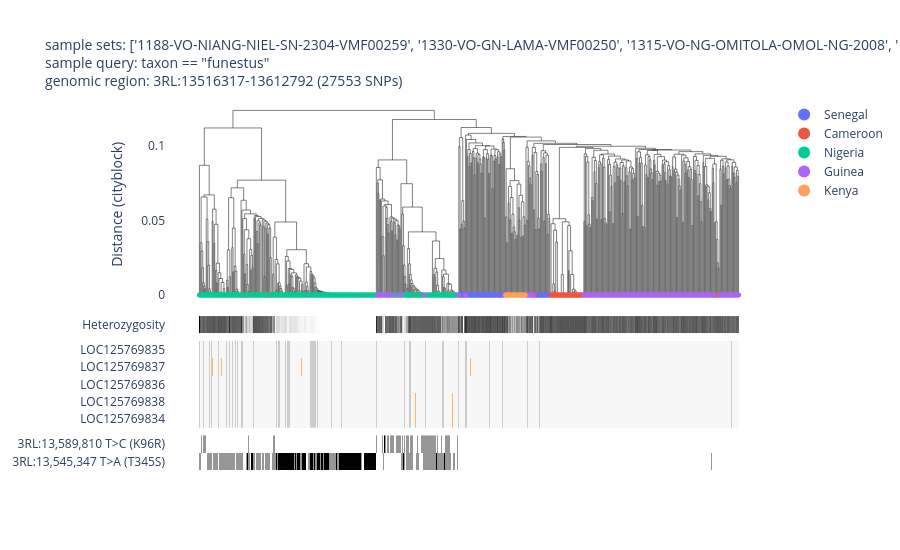

The code cell stored with this chart in its notebook:
### Code cell
af1.plot_diplotype_clustering_advanced(
    region="3RL:13516317-13612792",        
    cnv_region="3RL:13516317-13612792", 
    snp_transcript="LOC125769835_t1",            
    sample_sets=sample_sets,  
    sample_query='taxon == "funestus"',                         
    site_mask="funestus",                     
    linkage_method="complete",                 
    color="country",  
)

### Figure 1 — Plotly figure (JSON) as saved in the notebook; plotly's stock layout.template omitted (floating-point values rounded to 4 significant figures; data arrays with more than 128 entries replaced by an {"elided": "..."} marker saying what was removed)
{"data": [{"hovertemplate": "x=%{x}<br>y=%{y}<extra></extra>", "legendgroup": "", "line": {"color": "black", "dash": "solid", "width": 0.5}, "marker": {"size": 5, "symbol": "circle"}, "mode": "lines", "name": "", "orientation": "v", "showlegend": false, "type": "scatter", "x": {"elided": "3170 float values"}, "xaxis": "x", "y": {"elided": "3170 float values"}, "yaxis": "y"}, {"customdata": {"elided": "71x11 mixed values"}, "hovertemplate": "<b>%{hovertext}</b><br><br>country=%{customdata[4]}<br>x=%{x}<br>y=%{y}<br>sample_id=%{customdata[0]}<br>partner_sample_id=%{customdata[1]}<br>sample_set=%{customdata[2]}<br>taxon=%{customdata[3]}<br>admin1_iso=%{customdata[5]}<br>admin1_name=%{customdata[6]}<br>admin2_name=%{customdata[7]}<br>location=%{customdata[8]}<br>year=%{customdata[9]}<br>month=%{customdata[10]}<extra></extra>", "hovertext": ["VBS85103-6020STDY14424768", "VBS85110-6020STDY14424775", "VBS85016-6020STDY14424657", "VBS85022-6020STDY14424663", "VBS85008-6020STDY14424649", "VBS85009-6020STDY14424650", "VBS85013-6020STDY14424654", "VBS84519-6020STDY14423992", "VBS84842-6020STDY14424411", "VBS84864-6020STDY14424457", "VBS84863-6020STDY14424456", "VBS84885-6020STDY14424478", "VBS84409-6020STDY14423834", "VBS84837-6020STDY14424406", "VBS84861-6020STDY14424454", "VBS84867-6020STDY14424460", "VBS84782-6020STDY14424327", "VBS84868-6020STDY14424461", "VBS84748-6020STDY14424293", "VBS84754-6020STDY14424299", "VBS84749-6020STDY14424294", "VBS84886-6020STDY14424479", "VBS84769-6020STDY14424314", "VBS84756-6020STDY14424301", "VBS84387-6020STDY14423812", "VBS84865-6020STDY14424458", "VBS84393-6020STDY14423818", "VBS84841-6020STDY14424410", "VBS84862-6020STDY14424455", "VBS84866-6020STDY14424459", "VBS84755-6020STDY14424300", "VBS84838-6020STDY14424407", "VBS84784-6020STDY14424329", "VBS84520-6020STDY14423993", "VBS84884-6020STDY14424477", "VBS84752-6020STDY14424297", "VBS84771-6020STDY14424316", "VBS84394-6020STDY14423819", "VBS84783-6020STDY14424328", "VBS84753-6020STDY14424298", "VBS84869-6020STDY14424462", "VBS84751-6020STDY14424296", "VBS84839-6020STDY14424408", "VBS84417-6020STDY14423842", "VBS84843-6020STDY14424412", "VBS84750-6020STDY14424295", "VBS84781-6020STDY14424326", "VBS84770-6020STDY14424315", "VBS84840-6020STDY14424409", "VBS84518-6020STDY14423991", "VBS84566-6020STDY14424039", "VBS84485-6020STDY14423934", "VBS85007-6020STDY14424648", "VBS85030-6020STDY14424671", "VBS85006-6020STDY14424647", "VBS85111-6020STDY14424776", "VBS85012-6020STDY14424653", "VBS85020-6020STDY14424661", "VBS85113-6020STDY14424778", "VBS85106-6020STDY14424771", "VBS85112-6020STDY14424777", "VBS85105-6020STDY14424770", "VBS85019-6020STDY14424660", "VBS85023-6020STDY14424664", "VBS85104-6020STDY14424769", "VBS85107-6020STDY14424772", "VBS85077-6020STDY14424742", "VBS85109-6020STDY14424774", "VBS85015-6020STDY14424656", "VBS85021-6020STDY14424662", "VBS84677-6020STDY14424198"], "legendgroup": "Senegal", "line": {"color": "black", "width": 0.5}, "marker": {"color": "#636EFA", "size": 5, "symbol": "circle"}, "mode": "markers", "name": "Senegal", "orientation": "v", "showlegend": true, "type": "scatter", "x": [306, 307, 308, 309, 310, 311, 312, 314, 315, 316, 317, 318, 319, 320, 321, 322, 323, 324, 325, 326, 327, 328, 329, 330, 331, 332, 333, 334, 335, 336, 337, 338, 339, 340, 341, 342, 343, 344, 345, 346, 347, 348, 349, 350, 351, 352, 353, 354, 355, 356, 357, 358, 395, 396, 397, 398, 399, 400, 401, 402, 403, 404, 405, 406, 407, 408, 409, 410, 411, 412, 471], "xaxis": "x", "y": [0, 0, 0, 0, 0, 0, 0, 0, 0, 0, 0, 0, 0, 0, 0, 0, 0, 0, 0, 0, 0, 0, 0, 0, 0, 0, 0, 0, 0, 0, 0, 0, 0, 0, 0, 0, 0, 0, 0, 0, 0, 0, 0, 0, 0, 0, 0, 0, 0, 0, 0, 0, 0, 0, 0, 0, 0, 0, 0, 0, 0, 0, 0, 0, 0, 0, 0, 0, 0, 0, 0], "yaxis": "y"}, {"customdata": {"elided": "81x11 mixed values"}, "hovertemplate": "<b>%{hovertext}</b><br><br>country=%{customdata[4]}<br>x=%{x}<br>y=%{y}<br>sample_id=%{customdata[0]}<br>partner_sample_id=%{customdata[1]}<br>sample_set=%{customdata[2]}<br>taxon=%{customdata[3]}<br>admin1_iso=%{customdata[5]}<br>admin1_name=%{customdata[6]}<br>admin2_name=%{customdata[7]}<br>location=%{customdata[8]}<br>year=%{customdata[9]}<br>month=%{customdata[10]}<extra></extra>", "hovertext": ["VBS67832-6838STDY13256176", "VBS67836-6838STDY13256180", "VBS67840-6838STDY13256184", "VBS67821-6838STDY13256166", "VBS67743-6838STDY13256100", "VBS67783-6838STDY13256137", "VBS67824-6838STDY13256169", "VBS67763-6838STDY13256117", "VBS67754-6838STDY13256109", "VBS67768-6838STDY13256122", "VBS67803-6838STDY13256149", "VBS67817-6838STDY13256162", "VBS67825-6838STDY13256170", "VBS67746-6838STDY13256103", "VBS67827-6838STDY13256171", "VBS67842-6838STDY13256186", "VBS67835-6838STDY13256179", "VBS67805-6838STDY13256152", "VBS67781-6838STDY13256135", "VBS67837-6838STDY13256181", "VBS67775-6838STDY13256129", "VBS67748-6838STDY13256105", "VBS67762-6838STDY13256116", "VBS67801-6838STDY13256147", "VBS67741-6838STDY13256098", "VBS67766-6838STDY13256120", "VBS67770-6838STDY13256124", "VBS67794-6838STDY13256143", "VBS67808-6838STDY13256155", "VBS67823-6838STDY13256168", "VBS67776-6838STDY13256130", "VBS67785-6838STDY13256139", "VBS67769-6838STDY13256123", "VBS67780-6838STDY13256134", "VBS67761-6838STDY13256115", "VBS67847-6838STDY13256190", "VBS67744-6838STDY13256101", "VBS67806-6838STDY13256153", "VBS67834-6838STDY13256178", "VBS67841-6838STDY13256185", "VBS67752-6838STDY13256108", "VBS67773-6838STDY13256127", "VBS67787-6838STDY13256141", "VBS67833-6838STDY13256177", "VBS67772-6838STDY13256126", "VBS67830-6838STDY13256174", "VBS67742-6838STDY13256099", "VBS67760-6838STDY13256114", "VBS67749-6838STDY13256106", "VBS67813-6838STDY13256158", "VBS67777-6838STDY13256131", "VBS67782-6838STDY13256136", "VBS67747-6838STDY13256104", "VBS67767-6838STDY13256121", "VBS67818-6838STDY13256163", "VBS67779-6838STDY13256133", "VBS67845-6838STDY13256189", "VBS67802-6838STDY13256148", "VBS67844-6838STDY13256188", "VBS67778-6838STDY13256132", "VBS67800-6838STDY13256146", "VBS67797-6838STDY13256144", "VBS67843-6838STDY13256187", "VBS67831-6838STDY13256175", "VBS67784-6838STDY13256138", "VBS67798-6838STDY13256145", "VBS67757-6838STDY13256112", "VBS67739-6838STDY13256097", "VBS67793-6838STDY13256142", "VBS67786-6838STDY13256140", "VBS67838-6838STDY13256182", "VBS67745-6838STDY13256102", "VBS67822-6838STDY13256167", "VBS67758-6838STDY13256113", "VBS67764-6838STDY13256118", "VBS67751-6838STDY13256107", "VBS67849-6838STDY13256192", "VBS67848-6838STDY13256191", "VBS67765-6838STDY13256119", "VBS67755-6838STDY13256110", "VBS67828-6838STDY13256172"], "legendgroup": "Cameroon", "line": {"color": "black", "width": 0.5}, "marker": {"color": "#EF553B", "size": 5, "symbol": "circle"}, "mode": "markers", "name": "Cameroon", "orientation": "v", "showlegend": true, "type": "scatter", "x": [52, 53, 54, 60, 66, 76, 77, 83, 84, 85, 126, 127, 137, 192, 193, 217, 224, 229, 230, 231, 242, 252, 253, 254, 259, 260, 296, 298, 301, 302, 385, 386, 393, 394, 413, 414, 415, 416, 417, 418, 419, 420, 421, 422, 423, 424, 425, 426, 427, 428, 429, 430, 431, 432, 433, 434, 435, 436, 437, 438, 439, 440, 441, 442, 443, 444, 445, 446, 447, 448, 449, 450, 451, 464, 600, 606, 607, 608, 609, 610, 611], "xaxis": "x", "y": [0, 0, 0, 0, 0, 0, 0, 0, 0, 0, 0, 0, 0, 0, 0, 0, 0, 0, 0, 0, 0, 0, 0, 0, 0, 0, 0, 0, 0, 0, 0, 0, 0, 0, 0, 0, 0, 0, 0, 0, 0, 0, 0, 0, 0, 0, 0, 0, 0, 0, 0, 0, 0, 0, 0, 0, 0, 0, 0, 0, 0, 0, 0, 0, 0, 0, 0, 0, 0, 0, 0, 0, 0, 0, 0, 0, 0, 0, 0, 0, 0], "yaxis": "y"}, {"customdata": {"elided": "263x11 mixed values"}, "hovertemplate": "<b>%{hovertext}</b><br><br>country=%{customdata[4]}<br>x=%{x}<br>y=%{y}<br>sample_id=%{customdata[0]}<br>partner_sample_id=%{customdata[1]}<br>sample_set=%{customdata[2]}<br>taxon=%{customdata[3]}<br>admin1_iso=%{customdata[5]}<br>admin1_name=%{customdata[6]}<br>admin2_name=%{customdata[7]}<br>location=%{customdata[8]}<br>year=%{customdata[9]}<br>month=%{customdata[10]}<extra></extra>", "hovertext": {"elided": "263 str values"}, "legendgroup": "Nigeria", "line": {"color": "black", "width": 0.5}, "marker": {"color": "#00CC96", "size": 5, "symbol": "circle"}, "mode": "markers", "name": "Nigeria", "orientation": "v", "showlegend": true, "type": "scatter", "x": {"elided": "263 int values"}, "xaxis": "x", "y": {"elided": "263 int values"}, "yaxis": "y"}, {"customdata": {"elided": "196x11 mixed values"}, "hovertemplate": "<b>%{hovertext}</b><br><br>country=%{customdata[4]}<br>x=%{x}<br>y=%{y}<br>sample_id=%{customdata[0]}<br>partner_sample_id=%{customdata[1]}<br>sample_set=%{customdata[2]}<br>taxon=%{customdata[3]}<br>admin1_iso=%{customdata[5]}<br>admin1_name=%{customdata[6]}<br>admin2_name=%{customdata[7]}<br>location=%{customdata[8]}<br>year=%{customdata[9]}<br>month=%{customdata[10]}<extra></extra>", "hovertext": {"elided": "196 str values"}, "legendgroup": "Guinea", "line": {"color": "black", "width": 0.5}, "marker": {"color": "#AB63FA", "size": 5, "symbol": "circle"}, "mode": "markers", "name": "Guinea", "orientation": "v", "showlegend": true, "type": "scatter", "x": {"elided": "196 int values"}, "xaxis": "x", "y": {"elided": "196 int values"}, "yaxis": "y"}, {"customdata": {"elided": "24x11 mixed values"}, "hovertemplate": "<b>%{hovertext}</b><br><br>country=%{customdata[4]}<br>x=%{x}<br>y=%{y}<br>sample_id=%{customdata[0]}<br>partner_sample_id=%{customdata[1]}<br>sample_set=%{customdata[2]}<br>taxon=%{customdata[3]}<br>admin1_iso=%{customdata[5]}<br>admin1_name=%{customdata[6]}<br>admin2_name=%{customdata[7]}<br>location=%{customdata[8]}<br>year=%{customdata[9]}<br>month=%{customdata[10]}<extra></extra>", "hovertext": ["AK0139-C", "AK0163-C", "AK0165-C", "AK0124-C", "AK0148-C", "AK0140-C", "AK0154-C", "AK0157-C", "AK0166-C", "AK0153-C", "AK0136-C", "AK0144-C", "AK0161-C", "AK0142-C", "AK0158-C", "AK0138-C", "AK0152-C", "AK0164-C", "AK0150-C", "AK0151-C", "AK0143-C", "AK0145-C", "AK0123-C", "AK0149-C"], "legendgroup": "Kenya", "line": {"color": "black", "width": 0.5}, "marker": {"color": "#FFA15A", "size": 5, "symbol": "circle"}, "mode": "markers", "name": "Kenya", "orientation": "v", "showlegend": true, "type": "scatter", "x": [360, 361, 362, 363, 364, 365, 366, 367, 368, 369, 370, 371, 372, 373, 374, 375, 376, 377, 378, 379, 380, 381, 382, 383], "xaxis": "x", "y": [0, 0, 0, 0, 0, 0, 0, 0, 0, 0, 0, 0, 0, 0, 0, 0, 0, 0, 0, 0, 0, 0, 0, 0], "yaxis": "y"}, {"colorscale": [[0, "rgb(255,255,255)"], [0.125, "rgb(240,240,240)"], [0.25, "rgb(217,217,217)"], [0.375, "rgb(189,189,189)"], [0.5, "rgb(150,150,150)"], [0.625, "rgb(115,115,115)"], [0.75, "rgb(82,82,82)"], [0.875, "rgb(37,37,37)"], [1, "rgb(0,0,0)"]], "showlegend": false, "showscale": false, "type": "heatmap", "xaxis": "x2", "y": ["Heterozygosity"], "yaxis": "y2", "z": {"elided": "1x635 float values"}}, {"colorscale": [[0, "#cccccc"], [0.2, "#5e3c99"], [0.4, "#b2abd2"], [0.6, "#f7f7f7"], [0.8, "#fdb863"], [1, "#e66101"]], "showlegend": false, "showscale": false, "type": "heatmap", "xaxis": "x3", "y": ["LOC125769834", "LOC125769838", "LOC125769836", "LOC125769837", "LOC125769835"], "yaxis": "y3", "z": {"elided": "5x635 float values"}, "zmax": 4, "zmin": -1}, {"colorscale": [[0, "rgb(255,255,255)"], [0.125, "rgb(240,240,240)"], [0.25, "rgb(217,217,217)"], [0.375, "rgb(189,189,189)"], [0.5, "rgb(150,150,150)"], [0.625, "rgb(115,115,115)"], [0.75, "rgb(82,82,82)"], [0.875, "rgb(37,37,37)"], [1, "rgb(0,0,0)"]], "showlegend": false, "showscale": false, "type": "heatmap", "xaxis": "x4", "y": ["3RL:13,545,347 T>A (T345S)", "3RL:13,589,810 T>C (K96R)"], "yaxis": "y4", "z": {"elided": "2x635 int values"}}], "layout": {"height": 550, "hovermode": "closest", "legend": {"itemsizing": "constant", "tracegroupgap": 0}, "plot_bgcolor": "white", "title": {"font": {"size": 14}, "text": "sample sets: ['1188-VO-NIANG-NIEL-SN-2304-VMF00259', '1330-VO-GN-LAMA-VMF00250', '1315-VO-NG-OMITOLA-OMOL-NG-2008', '1281-VO-CM-CHRISTOPHE-VMF00227', 'AG1000G-KE']<br>sample query: taxon == \"funestus\"<br>genomic region: 3RL:13516317-13612792 (27553 SNPs)"}, "xaxis": {"anchor": "y", "domain": [0, 1], "matches": "x4", "showticklabels": false, "visible": false}, "xaxis2": {"anchor": "y2", "domain": [0, 1], "matches": "x4", "showticklabels": false, "visible": false}, "xaxis3": {"anchor": "y3", "domain": [0, 1], "matches": "x4", "showticklabels": false, "visible": false}, "xaxis4": {"anchor": "y4", "domain": [0, 1], "visible": false}, "yaxis": {"anchor": "x", "domain": [0.436, 1.0], "title": {"text": "Distance (cityblock)"}}, "yaxis2": {"anchor": "x2", "domain": [0.369, 0.416]}, "yaxis3": {"anchor": "x3", "domain": [0.114, 0.349]}, "yaxis4": {"anchor": "x4", "domain": [0, 0.094]}}}
